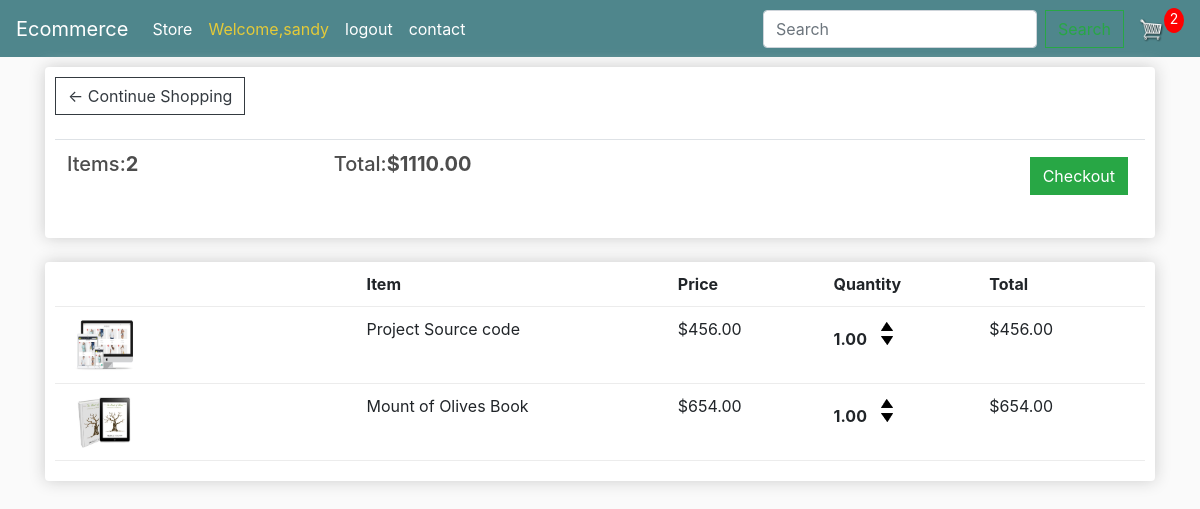
The app's page /cart/ (signed in) with its own data.
### store/models.py (models this page shows, shortened)
class Order(models.Model):
	customer = models.ForeignKey(Customer, on_delete=models.SET_NULL, null=True, blank=True)
	date_ordered = models.DateTimeField(auto_now_add=True)
	complete = models.BooleanField(default=False)
	transaction_id = models.CharField(max_length=100, null=True)
	@property
	def get_cart_total(self):
		orderitems = self.orderitem_set.all()
		total = sum([item.get_total for item in orderitems])
		return total
	@property
	def get_cart_items(self):
		orderitems = self.orderitem_set.all()
		total = sum([item.quantity for item in orderitems])
		return total

class OrderItem(models.Model):
	product = models.ForeignKey(Product, on_delete=models.SET_NULL, null=True)
	order = models.ForeignKey(Order, on_delete=models.SET_NULL, null=True)
	quantity = models.IntegerField(default=0, null=True, blank=True)
	date_added = models.DateTimeField(auto_now_add=True)
	@property
	def get_total(self):
		total = self.product.price * self.quantity
		return total

class Product(models.Model):
	name = models.CharField(max_length=200)
	price = models.DecimalField(max_digits=7,decimal_places=2)
	digital = models.BooleanField(default=False,null=True, blank=True)
	image = models.ImageField(upload_to='static/images',null=True, blank=True)
	description=models.TextField(max_length=800,default='')
	@property
	def imageURL(self):
		try:
			url = self.image.url
		except:
			url = ''
		return url

### store/views.py (the view)
# urls.py: path('cart/',views.cart,name='cart'),
def cart(request):
    data=cartData(request)
    cartItems=data['cartItems']
    order=data['order']
    items=data['items']
    context={'items':items,'order':order,'cartItems':cartItems}
    return render(request,'store/cart.html',context)

### store/utils.py (called while the page is built)
def cartData(request):
    if request.user.is_authenticated:
        customer=request.user.customer
        order,created=Order.objects.get_or_create(customer=customer,complete=False)
        items=order.orderitem_set.all()
        cartItems=order.get_cart_items
    else:
        cookieData=cookieCart(request)
        cartItems=cookieData['cartItems']
        order=cookieData['order']
        items=cookieData['items']
    return {'items':items,'order':order,'cartItems':cartItems}

### store/templates/store/cart.html
{% extends 'store/main.html' %}
{% load static %}
{% block content %}
<div class="row">
    <div class="col-lg-12">
        <div class="box-element">
            <a class='btn btn-outline-dark' href="{% url 'store' %}">&#x2190; Continue Shopping</a>
            <br>
            <br>
            <table class="table">
                <tr>
                    <th>
                        <h5>Items:<strong>{{order.get_cart_items}}</strong></h5>
                    </th>
                    <th>
                        <h5>Total:<strong>${{order.get_cart_total|floatformat:2}}<strong></h5>
                    </th>
                    <th><a href="{% url 'checkout' %}" class="btn btn-success"
                            style="float: right;margin: 5px;">Checkout</a></th>
                </tr>
            </table>
        </div>
        <br>
        <div class="box-element">
            <div class="cart-row">
                <div style="flex: 2;"></div>
                <div style="flex: 2;"><strong>Item</strong></div>
                <div style="flex: 1;"><strong>Price</strong></div>
                <div style="flex: 1;"><strong>Quantity</strong></div>
                <div style="flex: 1;"><strong>Total</strong></div>
            </div>
            {% for item in items %}
            <div class="cart-row">
                <div style="flex: 2;"><img class="row-image" src="{{item.product.imageURL}}" alt=""></div>
                <div style="flex: 2;"><p>{{item.product.name}}</p></div>
                <div style="flex: 1;"><p>${{item.product.price|floatformat:2}}</p></div>
                <div style="flex: 1;">
                   <p class="quantity">{{item.quantity|floatformat:2}}</p>
                   <div class="quantity">
                       <img data-product="{{item.product.id}}" data-action="add" src="{% static 'images/arrow-up.png' %}" alt="" class="chg-quantity update-cart">
                       <img data-product="{{item.product.id}}" data-action="remove" src="{% static 'images/arrow-down.png' %}" alt="" class="chg-quantity update-cart">
                   </div>
                </div>
                <div style="flex: 1;"><p>${{item.get_total|floatformat:2}}</p></div>
            </div>
            {% endfor %}
        </div>
    </div>
</div>
{% endblock content %}

### store/templates/store/main.html (shortened to what this page needs)
<!DOCTYPE html>
{% load static %}
<html lang="en">
    <head>
        <link rel="stylesheet" href="https://cdn.jsdelivr.net/npm/bootstrap@4.6.1/dist/css/bootstrap.min.css">
        <link rel="stylesheet" type="text/css" href="{% static 'css/main.css' %}">
    </head>
    <body>
        <nav class="navbar navbar-expand-lg navbar-dark bg-dark">
            <a class="navbar-brand" href="{% url 'store'%}">Ecommerce</a>
            <div class="collapse navbar-collapse" id="navbarSupportedContent">
              <ul class="navbar-nav mr-auto">
                <li class="nav-item active">
                  <a class="nav-link" href="{% url 'store'%}">Store <span class="sr-only">(current)</span></a>
                </li>
                {% if user.is_authenticated %}
                <li class="nav-item active">
                    <a class="nav-link" style="color: #e4ca39;" >Welcome,{{user.first_name}} <span class="sr-only">(current)</span></a>
                </li>
                {% endif %}
                {% if user.is_authenticated %}
                <li class="nav-item active">
                  <a class="nav-link" href="{% url 'logout'%}">logout<span class="sr-only">(current)</span></a>
                </li>
                {% endif %}
                <li class="nav-item active">
                  <a class="nav-link" href="{% url 'contact'%}">contact<span class="sr-only">(current)</span></a>
                </li>
              </ul>
              <div class="form-inline my-2 my-lg-0">
                <form class="form-inline my-2 my-lg-0" action="{% url 'search' %}" method='post'>
                  <input class="form-control mr-sm-2" type="search" name="search" placeholder="Search" aria-label="Search">
                  <button class="btn btn-outline-success my-2 my-sm-0" type="submit">Search</button>
                </form>
                <a href="{% url 'cart' %}">
                   <img  id="cart-icon" src="{% static 'images/cart.png' %}">
               </a>
               <p id="cart-total">{{cartItems}}</p>
           </div>
            </div>
          </nav>
      <div class="container">
          {%  block content %}
          {%  endblock content %}
      </div>
  </body>
    </html>

### static/css/main.css (style rules this page uses)
body { background-color: hsl(0, 0%, 98%); }
h1,h2,h3,h4,h5,h6 { color:hsl(0, 0%, 30%); }
.box-element { box-shadow:hsl(0, 0%, 80%) 0 0 16px; background-color: #fff; border-radius: 4px; padding: 10px; }
.bg-dark { background-color: #4f868c!important; }
#cart-icon { width:25px; display: inline-block; margin-left: 15px; }
#cart-total { display: block; text-align: center; color:#fff; background-color: red; width: 20px; height: 25px; border-radius: 50%; font-size: 14px; }
.col-lg-4, .col-lg-6, .col-lg-8, .col-lg-12 { margin-top: 10px; }
.btn { border-radius: 0; }
.row-image { width: 100px; }
.cart-row { display: flex; align-items: flex-stretch; padding-bottom: 10px; margin-bottom: 10px; border-bottom: 1px solid #ececec; }
.quantity { display: inline-block; font-weight: 700; padding-right:10px; }
.chg-quantity { width: 12px; cursor: pointer; display: block; margin-top: 5px; transition:.1s; }

### records on screen
Order: get_cart_items "2", get_cart_total "1110.00"
OrderItem: product.imageURL (picture), product.name "Project Source code", product.price "456.00", quantity "1.00", get_total "456.00"
OrderItem: product.imageURL (picture), product.name "Mount of Olives Book", product.price "654.00", quantity "1.00", get_total "654.00"

### other values on screen
{{ user.first_name }} "sandy"
{{ cartItems }} "2"
